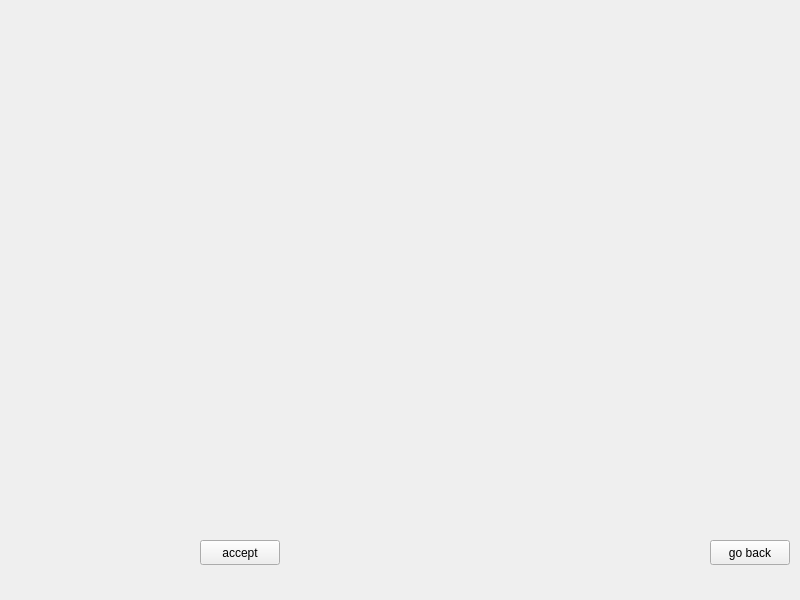
<?xml version="1.0" encoding="UTF-8"?>
<ui version="4.0">
 <class>FormFight</class>
 <widget class="QWidget" name="FormFight">
  <property name="geometry">
   <rect>
    <x>0</x>
    <y>0</y>
    <width>800</width>
    <height>600</height>
   </rect>
  </property>
  <property name="windowTitle">
   <string>Form</string>
  </property>
  <widget class="QLabel" name="lbl_player_1">
   <property name="geometry">
    <rect>
     <x>100</x>
     <y>30</y>
     <width>141</width>
     <height>461</height>
    </rect>
   </property>
   <property name="text">
    <string/>
   </property>
  </widget>
  <widget class="QLabel" name="lbl_player_2">
   <property name="geometry">
    <rect>
     <x>510</x>
     <y>40</y>
     <width>141</width>
     <height>461</height>
    </rect>
   </property>
   <property name="text">
    <string/>
   </property>
  </widget>
  <widget class="QPushButton" name="btn_accept">
   <property name="geometry">
    <rect>
     <x>200</x>
     <y>540</y>
     <width>80</width>
     <height>25</height>
    </rect>
   </property>
   <property name="text">
    <string>accept</string>
   </property>
  </widget>
  <widget class="QPushButton" name="btn_go_back">
   <property name="geometry">
    <rect>
     <x>710</x>
     <y>540</y>
     <width>80</width>
     <height>25</height>
    </rect>
   </property>
   <property name="text">
    <string>go back</string>
   </property>
  </widget>
 </widget>
 <resources/>
 <connections/>
</ui>
